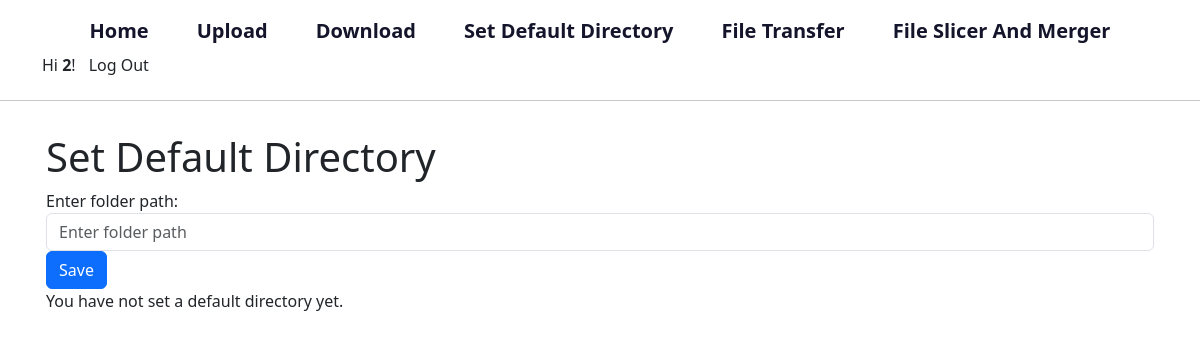
The app's page /set-default-directory (signed in), older data.
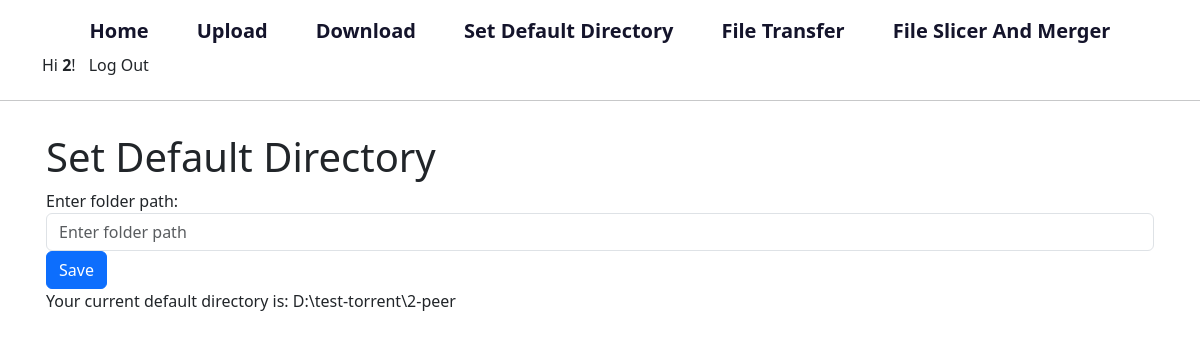
The same page, newer data.
### peer/models.py (models this page shows, shortened)
class User(AbstractUser):
    pass

class UserProfile(models.Model):
    user = models.OneToOneField(User, on_delete=models.CASCADE)
    default_directory = models.CharField(max_length=255, blank=True, null=True)
    peer_id = models.CharField(
        max_length=255, unique=True, blank=True, null=True
    )
    is_active = models.BooleanField(default=True)  # Track user's active status

### peer/views.py (the view)
@login_required
def set_default_directory(request):
    if request.method == "POST":
        directory = request.POST.get("default-directory")
        profile, created = UserProfile.objects.get_or_create(user=request.user)
        profile.default_directory = directory
        profile.save()
    profile = UserProfile.objects.filter(user=request.user).first()
    current_directory = profile.default_directory if profile else None
    return render(
        request,
        "peer/set-default-directory.html",
        {"current_directory": current_directory},
    )

### peer/templates/peer/set-default-directory.html (shortened to what this page needs)
{% extends "peer/layout.html" %}
{% load static %}
{% block body %}
<h1>Set Default Directory</h1>
<form action="{% url 'set-default-directory' %}" method="post">
    <div class="form-group">
        <label for="default-directory">Enter folder path:</label>
        <input type="text" name="default-directory" id="default-directory" class="form-control" placeholder="Enter folder path" required>
    </div>
    <button type="submit" class="btn btn-primary">Save</button>
</form>
{% if current_directory %}
<p>Your current default directory is: {{current_directory }}</p>
{% else %}
<p>You have not set a default directory yet.</p>
{% endif %}
{% endblock %}

### peer/templates/peer/layout.html (shortened to what this page needs)
{% load static %}
<!DOCTYPE html>
<html lang="en">
<head>
    <link href="https://cdn.jsdelivr.net/npm/bootstrap@5.3.3/dist/css/bootstrap.min.css" rel="stylesheet" />
    <link href="https://cdnjs.cloudflare.com/ajax/libs/font-awesome/6.7.1/css/all.min.css" rel="stylesheet">
    <link rel="stylesheet" href="{% static 'peer/css/global.css' %}" />
</head>
<body>
    <header class="mt-3">
        <div class="container">
            <div class="d-flex flex-wrap align-items-center justify-content-center justify-content-lg-start">
                <ul class="nav col-12 col-lg-auto justify-content-center flex-fill">
                    {% if user.is_authenticated %}
                    <li class="nav-item">
                        <a href="{% url 'index' %}" class="nav-brand">Home</a>
                    </li>
                    <li class="ms-5 nav-item">
                        <a href="{% url 'upload' %}" class="nav-brand">Upload</a>
                    </li>
                    <li class="ms-5 nav-item">
                        <a href="{% url 'download' %}" class="nav-brand">Download</a>
                    </li>
                    <li class="ms-5 nav-item">
                        <a href="{% url 'set-default-directory' %}" class="nav-brand">Set Default Directory</a>
                    </li>
                    <li class="ms-5 nav-item">
                        <a href="{% url 'file-transfer' %}" class="nav-brand">File Transfer</a>
                    </li>
                    <li class="ms-5 nav-item">
                        <a href="{% url 'file-slicer-and-merger' %}" class="nav-brand">File Slicer And Merger</a>
                    </li>
                    {% endif %}
                </ul>
                <div class="d-flex align-items-center">
                    {% if user.is_authenticated %}
                    <span>
                        Hi <strong>{{ user.username }}</strong>!
                    </span>
                    <button class="btn">
                        <a href="{% url 'logout' %}">Log Out</a>
                    </button>
                    {% endif %}
                </div>
            </div>
        </div>
    </header>
    <hr>
    <main class="p-md-3 container">
        {% block body%}{% endblock %}
    </main>
</body>
</html>

### peer/static/peer/css/global.css (style rules this page uses)
:root { --title-active-color: #14142b; }
a { color: inherit; text-decoration: none; }
.nav-item { color: var(--title-active-color); }
.nav-brand { font-size: 20px; font-weight: 600; }

Row changes from the older to the newer data that the page shows:
added UserProfile: default_directory "D:\\test-torrent\\2-peer"
Text that changed along with them:
text no longer shown: "You have not set a default directory yet."
text now shown: "Your current default directory is:"
